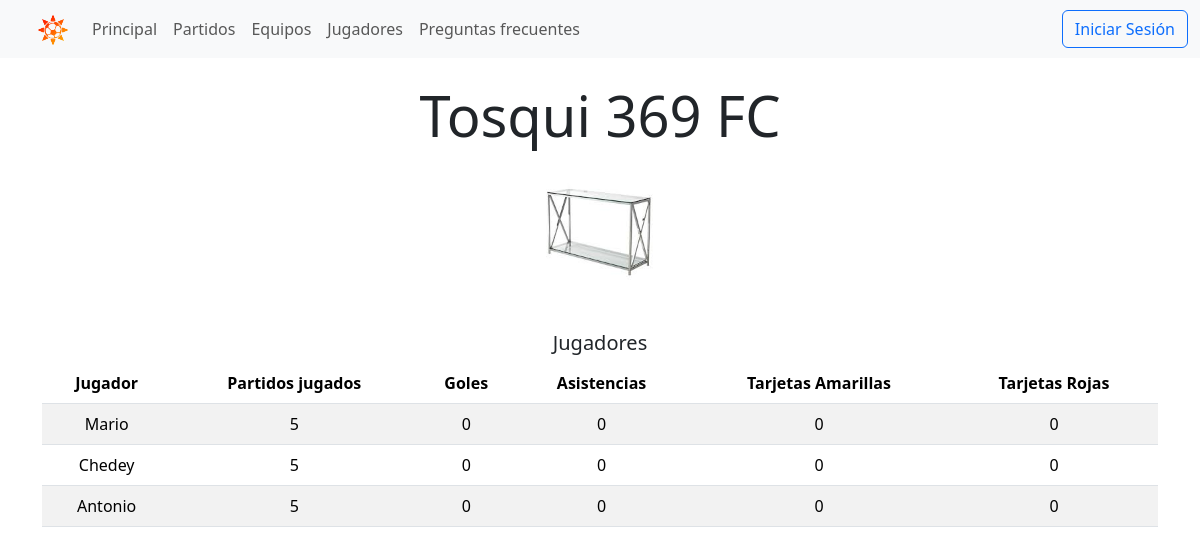
The app's page /summer-league/3/, older data.
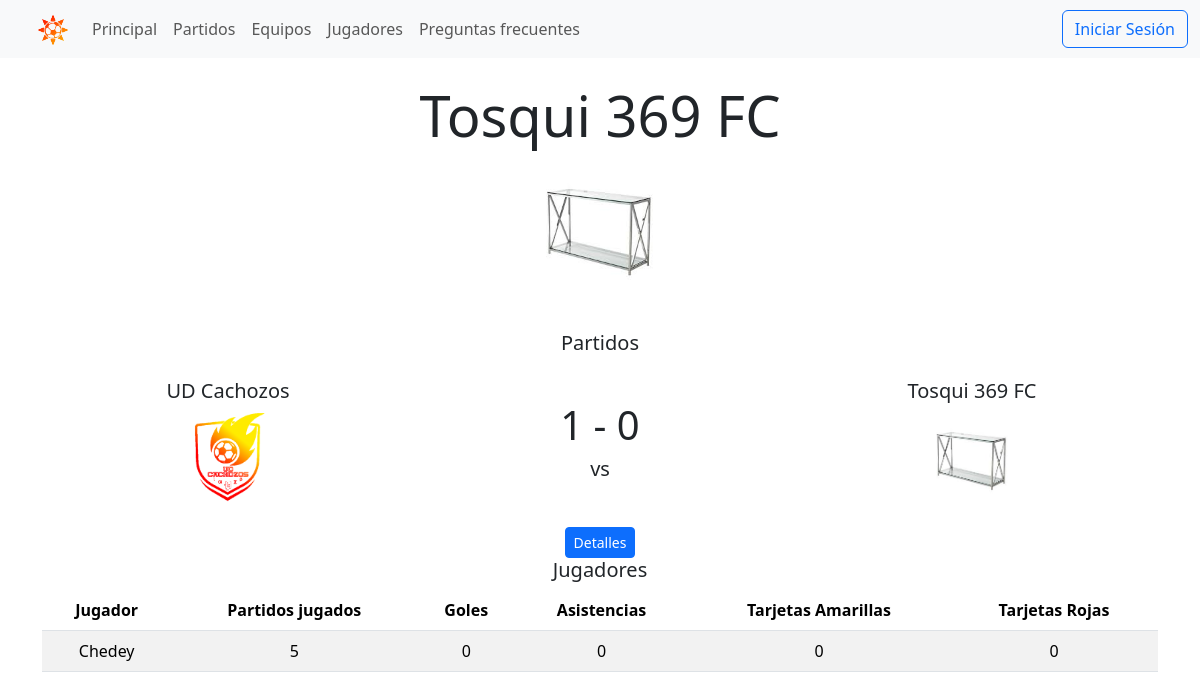
The same page, newer data.
### players/models.py (models this page shows, shortened)
class Player(models.Model):
    user = models.OneToOneField(settings.AUTH_USER_MODEL, on_delete=models.CASCADE)
    team = models.ForeignKey('tournament.Team', related_name='players', null=True, on_delete=models.CASCADE)
    birthdate = models.DateField(blank=True, null=True)
    country = models.CharField(max_length=20, default='🇪🇸')
    number = models.SmallIntegerField(blank=True, default=00)
    GOALKEEPER = 'GK'
    DEFENDER = 'DF'
    MIDFIELDER = 'MD'
    FORWARD = 'FW'
    ROLE = {
        GOALKEEPER: 'Portero',
        DEFENDER: 'Defensa',
        MIDFIELDER: 'Centrocampista',
        FORWARD: 'Delantero'
    }
    position = models.CharField(
        max_length=2,
        choices=ROLE,
        default=MIDFIELDER,
    )
    played=models.SmallIntegerField(default=0)
    goals=models.SmallIntegerField(default=0)
    assists = models.SmallIntegerField(default=0)
    yellow_cards = models.SmallIntegerField(default=0)
    red_cards = models.SmallIntegerField(default=0)
    class Meta:
        ordering = ['team', 'position', 'number']

### games/models.py (models this page shows, shortened)
class Game(models.Model):
    local = models.ForeignKey('tournament.Team', related_name='local_games', on_delete=models.CASCADE)
    away = models.ForeignKey('tournament.Team', related_name='away_games', on_delete=models.CASCADE)
    local_goals = models.SmallIntegerField(default=0)
    away_goals = models.SmallIntegerField(default=0)
    date = models.DateField(blank=True, null=True)
    class Meta:
        ordering = ['date']

### tournament/models.py (models this page shows, shortened)
class Team(models.Model):
    name = models.CharField(max_length=100, unique=True)
    club_code = models.CharField(max_length=3, unique=True, default='UFC')
    shield = models.ImageField(upload_to='shields')
    class Meta:
        ordering = ['name']
    def __str__(self) -> str:
        return self.name

### tournament/views.py (the view)
# urls.py: path('<team_id>/', views.team_info, name='team-info'),
def team_info(request, team_id):
    team = Team.objects.get(id=team_id)
    users = User.objects.all()
    players = Player.objects.filter(team=team)
    games = Game.objects.filter(Q(local=team) | Q(away=team))
    return render(
        request, 'tournament/team.html', {'team': team, 'users': users, 'players': players, 'games': games}
    )

### tournament/templates/tournament/team.html (shortened to what this page needs)
{% extends "base.html" %}
{% load static %}
{% block content %}
<div class="container mt-4 text-center mb-5">
  <h1 class="display-4">{{ team.name }}</h1>
  <img src="{{ team.shield.url }}" alt="{{ team.name }}" class="img-fluid mb-4 fixed-size">
  {% if games %}
    <h2 class="lead text-center">Partidos</h2>
    {% for game in games %}
      {% include "game.html" %}
      <div class="text-center mt-3">
        <a href="{% url 'games:game-info' game.id %}" class="btn btn-primary btn-sm">Detalles</a>
      </div>
    {% endfor %}
  {% endif %}
  {% if players %}
    <h2 class="lead text-center">Jugadores</h2>
    <table class="table table-striped">
      <thead>
        <tr>
          <th>Jugador</th>
          <th>Partidos jugados</th>
          <th>Goles</th>
          <th>Asistencias</th>
          <th>Tarjetas Amarillas</th>
          <th>Tarjetas Rojas</th>
        </tr>
      </thead>
      <tbody>
        {% for player in players %}
        <tr>
          <td>{{ player.user.first_name }}</td>
          <td>{{ player.played }}</td>
          <td>{{ player.goals }}</td>
          <td>{{ player.assists }}</td>
          <td>{{ player.yellow_cards }}</td>
          <td>{{ player.red_cards }}</td>
        </tr>
        {% endfor %}
      </tbody>
    </table>
  {% endif %}
</div>
{% endblock %}

### shared/templates/game.html
<div class="container mt-4">
  <div class="row align-items-center">
      <div class="col text-center">
          <h5>{{ game.local }}</h5>
          <img src="{{ game.local.shield.url }}" alt="{{ game.local }}" class="img-fluid" style="width: 100px; height: 100px; object-fit: cover;">
    </div>
        <div class="col text-center">
            <h4 style="font-size: 2.5rem;">{{ game.local_goals }} - {{ game.away_goals }}</h4>
            <h5>vs</h5>
        </div>
    <div class="col text-center">
          <h5>{{ game.away }}</h5>
          <img src="{{ game.away.shield.url }}" alt="{{ game.away }}" class="img-fluid" style="width: 100px; height: 100px; object-fit: cover;">
      </div>
  </div>
</div>

Row changes from the older to the newer data that the page shows:
removed Player: user.first_name "Mario", played "5", goals "0", assists "0", yellow_cards "0", red_cards "0"
removed Player: user.first_name "Antonio", played "5", goals "0", assists "0", yellow_cards "0", red_cards "0"
added Game: local "UD Cachozos", local.shield (picture), local_goals "1", away_goals "0", away "Tosqui 369 FC", away.shield (picture)
Text that changed along with them:
text now shown: "Partidos"
